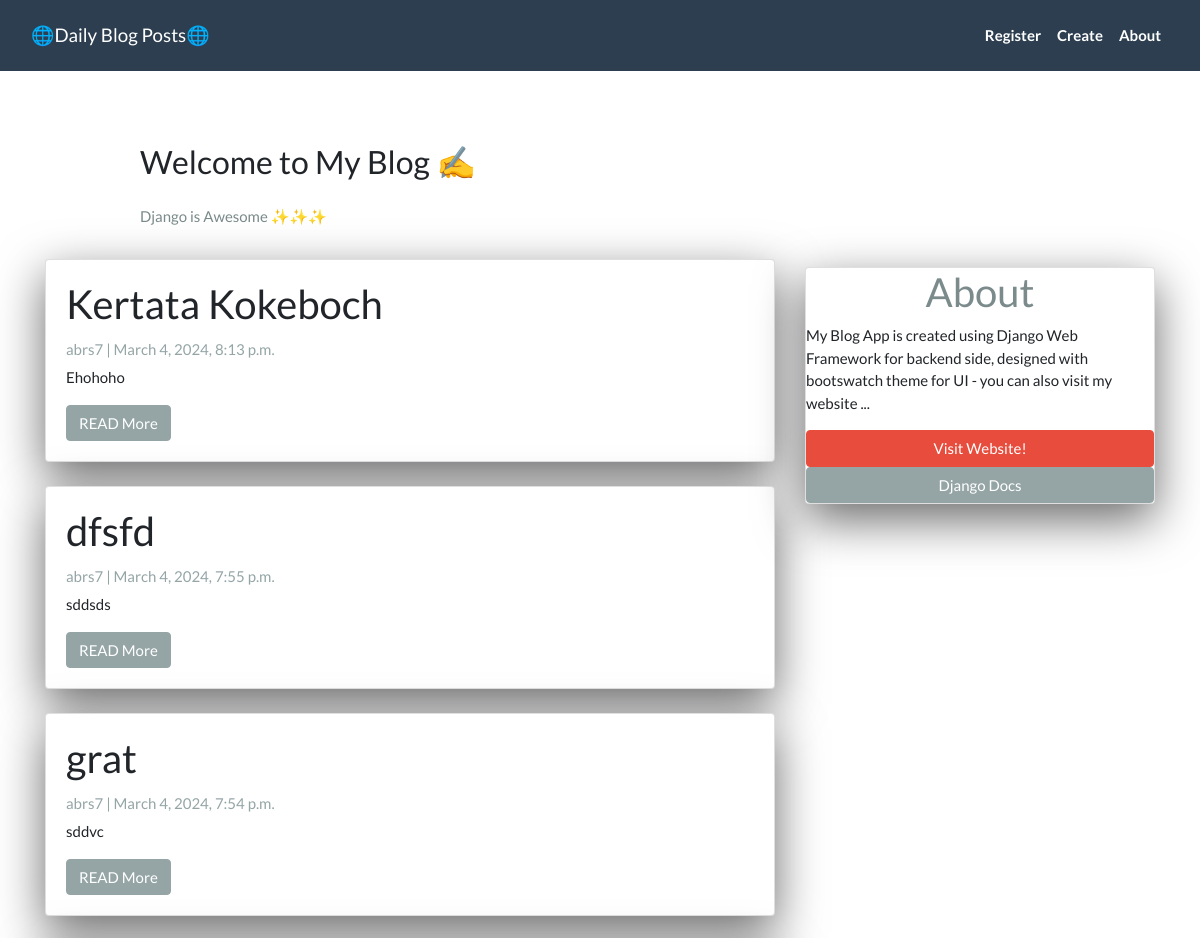
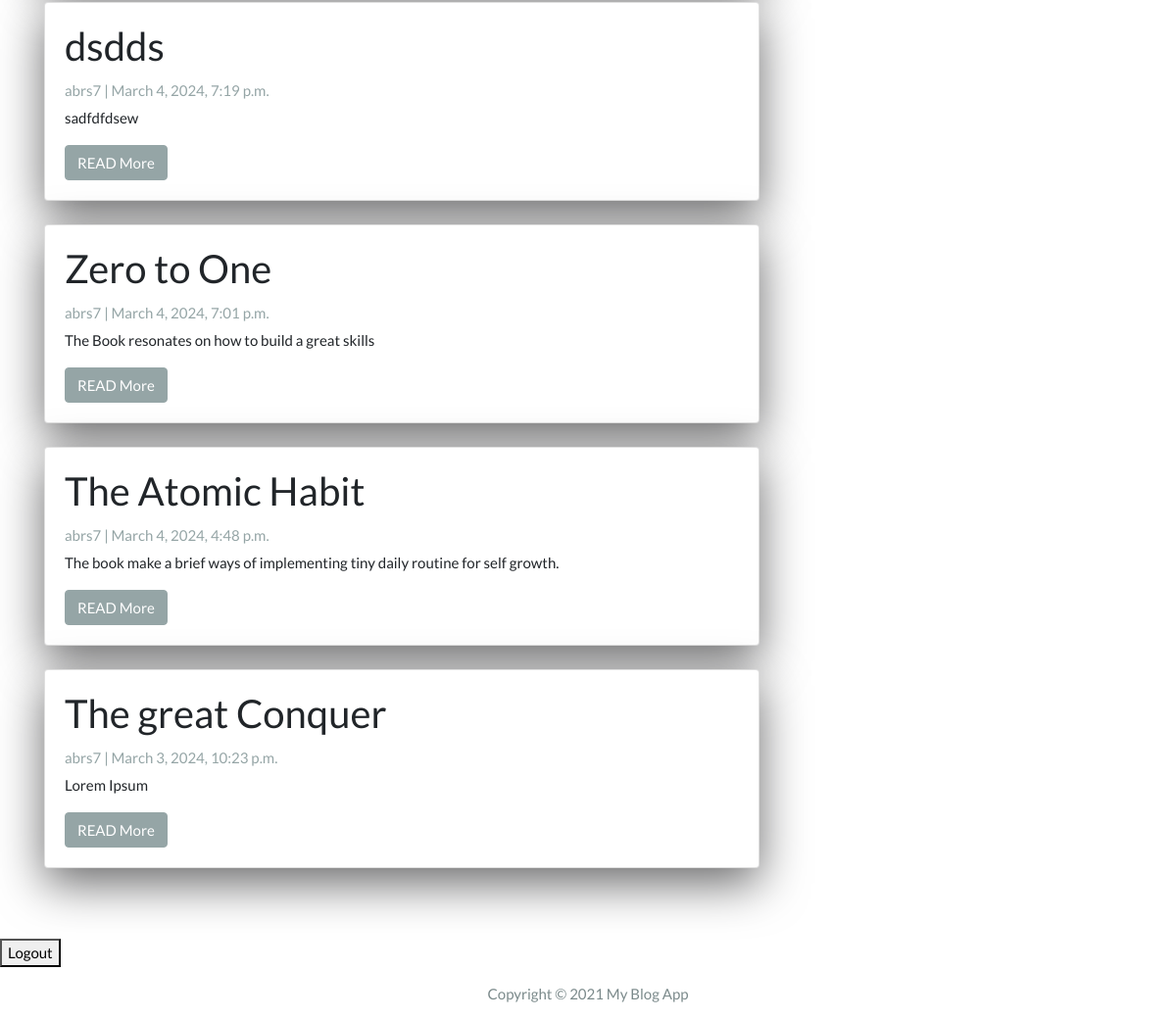
The app's page /app/ with its own data (2 pictures, top to bottom).
### app/models.py (models this page shows, shortened)
class Post(models.Model):
    title = models.CharField(max_length =256, unique=True)
    slug = models.SlugField(max_length=256, unique=True )
    author = models.ForeignKey(User, on_delete=models.CASCADE, related_name='blog_posts')
    created_on = models.DateTimeField(auto_now_add = True)
    updated_on = models.DateTimeField(auto_now = True)
    content = models.TextField()
    status = models.IntegerField(choices = STATUS, default= 0)
    class Meta():
        ordering = ['-created_on']

### app/views.py (the view)
# urls.py: path('', views.PostList.as_view(), name = 'post_list'),
class PostList(ListView):
    queryset = Post.objects.filter(status=1).order_by('-created_on')
    template_name = 'index.html'

### templates/index.html (shortened to what this page needs)
{% extends "base.html" %}
{% block content %}
<header class="masthead">
  <div class="container">
    <div class="row">
      <div class=" col-md-8 col-md-10 mx-auto">
        <div class="site-heading">
          <h3 class=" site-heading my-4 mt-3 text-black"> Welcome to My Blog ✍️ </h3>
          <p class="text-dark">Django is Awesome ✨✨✨ </p>
        </div>
      </div>
    </div>
  </div>
</header>
<div class="container">
  <div class="row">
    <div class="col-md-8 mt-3 left">
      {% for post in post_list %}
      <div class="card mb-4">
        <div class="card-body">
          <h2 class="card-title">{{ post.title }}</h2>
          <p class="card-text text-muted h6">{{ post.author }} | {{ post.created_on}} </p>
          <p class="card-text">{{post.content|slice:":200"}} </p>
          <a href="{% url 'post_detail' post.slug  %}">
        <button class="btn btn-secondary">READ More</button>
    </a>
        </div>
      </div>
      {% endfor %}
    </div>
   {% block sidebar %}
   {% include 'sidebar.html'%}
   {% endblock sidebar%}
  </div>
</div>
{%endblock%}

### templates/sidebar.html (style rules this page uses)
.card { box-shadow: 0 16px 48px #6a6a6b; }

### records on screen
Post: title "Kertata Kokeboch", author "abrs7", created_on "March 4, 2024, 8:13 p.m.", content "Ehohoho"
Post: title "dfsfd", author "abrs7", created_on "March 4, 2024, 7:55 p.m.", content "sddsds"
Post: title "grat", author "abrs7", created_on "March 4, 2024, 7:54 p.m.", content "sddvc"
Post: title "dsdds", author "abrs7", created_on "March 4, 2024, 7:19 p.m.", content "sadfdfdsew"
Post: title "Zero to One", author "abrs7", created_on "March 4, 2024, 7:01 p.m.", content "The Book resonates on how to build a great skills"
Post: title "The Atomic Habit", author "abrs7", created_on "March 4, 2024, 4:48 p.m.", content "The book make a brief ways of implementing tiny daily routine for self growth."
Post: title "The great Conquer", author "abrs7", created_on "March 3, 2024, 10:23 p.m.", content "Lorem Ipsum"
